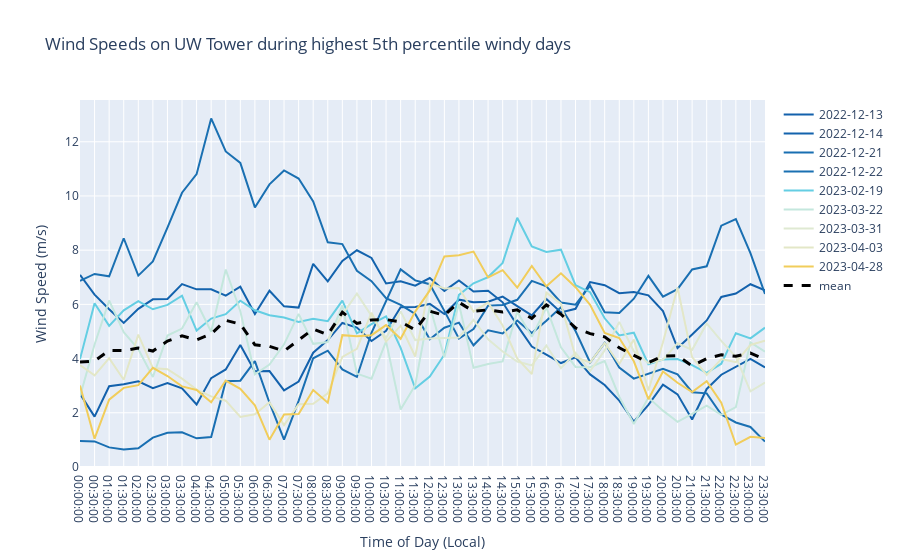

Notebook code cell kept with this figure:
### Code cell
# iterate through the dates and plot the wind speed at 10m on uw tower over the day. Color by the day of water year
fig = go.Figure()
for date in sail_30min_windy_wind_df.date.unique():
    # get the day of water year
    day_of_water_year = get_day_of_water_year(date)
    # get the data for the date
    df = sail_30min_windy_wind_df[sail_30min_windy_wind_df.date == date]
    # plot the data
    fig.add_trace(go.Scatter(
        x=df['time'], 
        y=df['wspd_arith_mean'],
        name=f"{date}",
        marker_color=color_dict[day_of_water_year],
        connectgaps=False
    ))
# add the mean line with a heavier lineweight
fig.add_trace(go.Scatter(
    x=sail_30min_windy_time_avg.index, 
    y=sail_30min_windy_time_avg.values,
    name=f"mean",
    marker_color='black',
    connectgaps=False,
    line=dict(dash='dash'),
    line_width=3
))
# update to show all hover data and not just the closest point
fig.update_layout(hovermode="x unified",
                  yaxis_title='Wind Speed (m/s)',
                    xaxis_title='Time of Day (Local)',
                    title='Wind Speeds on UW Tower during highest 5th percentile windy days',
)
fig
